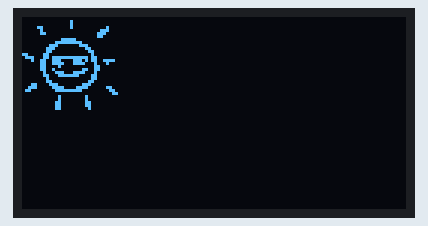
Simulated run of this sketch. Board: Arduino Uno, built with avr-gcc and run on an emulated ATmega328P. On the bench: 128×64 one-colour display.

Above: at 2.09 s.

The sketch:

miniHavaIstayonu.ino
```cpp
#include <SPI.h>
#include <Wire.h>
#include <Adafruit_GFX.h>
#include <Adafruit_SH1106.h>
#include <dht.h>

#include <Adafruit_BMP085_U.h>
#include <Adafruit_BMP085.h>

//BMP180 icin 3.3V gerilim pinini kullaniyoruz. (5V DEGİL!!)
//SCL - Analog 5
//SDA - Analog 4

Adafruit_BMP085 bmp;

//OLED SPI yazilimi kullananlar icin pinler
#define OLED_MOSI   9
#define OLED_CLK   10
#define OLED_DC    11
#define OLED_CS    12
#define OLED_RESET 13
Adafruit_SH1106 display(OLED_MOSI, OLED_CLK, OLED_DC, OLED_RESET, OLED_CS);

dht DHT; //DHT11 kullandigimizi belirtiyoruz.
#define DHT11_PIN 7 //DHT nin bagli oldugu pin belirtiliyor.

#if (SH1106_LCDHEIGHT != 64)
#error("Height incorrect, please fix Adafruit_SH1106.h!");
#endif

//gunes logosu icin 32x32 resim
// width x height = 32,32
static const uint8_t image_logoSun[] PROGMEM = {
  B00000000, B00000000, B00000000, B00000000,
  B00000000, B00000000, B10000000, B00000000,
  B00000000, B00000000, B10000000, B00000000,
  B00000110, B00000000, B10000000, B00001000,
  B00000010, B00000000, B00000000, B00111000,
  B00000011, B00000000, B00000000, B01110000,
  B00000000, B00000000, B00000000, B01100000,
  B00000000, B00000111, B11000000, B00000000,
  B00000000, B00011111, B11110000, B00000000,
  B00000000, B01110000, B00011100, B00000000,
  B00000000, B11100000, B00000110, B00000000,
  B00000000, B11000000, B00000011, B00000000,
  B11000001, B10000000, B00000001, B00000000,
  B01110001, B10111111, B11111101, B10000000,
  B00010011, B00111000, B01110101, B10011110,
  B00000011, B00111100, B01111000, B10001000,
  B00000011, B00001000, B00000000, B11000000,
  B00000011, B00100000, B00001100, B11000000,
  B00000001, B00011100, B01111000, B10000000,
  B00000001, B10001111, B11100001, B10000000,
  B00000000, B10000000, B00000001, B10000000,
  B00000000, B11000000, B00000011, B00000000,
  B00011000, B01110000, B00001110, B00000000,
  B00111000, B00111100, B00111100, B00001100,
  B01100000, B00011111, B11110000, B00000110,
  B00000000, B00000000, B00000000, B00000011,
  B00000000, B00001000, B00000100, B00000000,
  B00000000, B00001000, B00000100, B00000000,
  B00000000, B00011000, B00000110, B00000000,
  B00000000, B00011000, B00000110, B00000000,
  B00000000, B00011000, B00000010, B00000000,
  B00000000, B00000000, B00000000, B00000000,

};

//yagmur logosu icin 32x32 resim
// width x height = 32,32
static const uint8_t image_rain[] PROGMEM = {
  B00000000, B00010000, B00000000, B00000000,
  B00000000, B00010000, B00000000, B00000000,
  B00000000, B00000000, B00000000, B00000000,
  B00000000, B00111100, B00110000, B00000000,
  B00001001, B11111111, B00100000, B00000000,
  B00000011, B11100111, B10000000, B00000000,
  B00000111, B00000001, B11000000, B00000000,
  B00001110, B00000011, B11111000, B00000000,
  B00001100, B00001111, B11111110, B00000000,
  B00001100, B00011110, B00001111, B00000000,
  B00011100, B00111000, B00000011, B10000000,
  B11011000, B01110000, B00000001, B11000000,
  B00011000, B01100000, B00000001, B11111000,
  B00011100, B11000000, B00000110, B00111100,
  B00001111, B11000000, B00001000, B00001110,
  B00001111, B11000000, B00010000, B00000110,
  B00011100, B01000000, B00000000, B00000111,
  B00111100, B00000000, B00000000, B00000011,
  B01111100, B00000000, B00000000, B00000011,
  B11100000, B00000000, B00000000, B00000011,
  B11000000, B00000000, B00000000, B00000011,
  B11000000, B00000010, B00000000, B00000110,
  B11100000, B01000010, B00100010, B00001110,
  B01111110, B01000100, B00100010, B00011100,
  B00111100, B10000100, B01000100, B11111000,
  B00000000, B00001000, B00001100, B11110000,
  B00000000, B00000000, B10001000, B00000000,
  B00000010, B00010001, B00000000, B00000000,
  B00000010, B00100001, B00000000, B00000000,
  B00000000, B00100010, B00100000, B00000000,
  B00000000, B00000010, B00000000, B00000000,
  B00000000, B01000000, B00000000, B00000000,

};

//gokkusagı logosu icin 32x32 resim
// width x height = 32,32
static const uint8_t image_rainbow[] PROGMEM = {
  B00000000, B00000000, B00000000, B00000000,
  B00000000, B00000000, B00001100, B00000000,
  B00000000, B00000000, B00001100, B00000000,
  B00000000, B00000000, B00001100, B00000000,
  B00000000, B00000110, B00001100, B00011000,
  B00000000, B00000111, B00000000, B00111000,
  B00000000, B00000011, B00011110, B00110000,
  B00000000, B00000000, B01111111, B10000000,
  B00000000, B00000000, B11100001, B11000000,
  B00000000, B00000000, B11000000, B11000000,
  B00000000, B00000000, B00000000, B01100000,
  B00000000, B00001111, B11110000, B01101111,
  B00000000, B01111111, B11111110, B01101111,
  B00000001, B11110000, B00001111, B10000000,
  B00000011, B10001111, B11110001, B11000000,
  B00000111, B00111111, B11111100, B11100000,
  B00001100, B11111000, B00011111, B00110000,
  B00011001, B11000111, B11100011, B10011000,
  B00111011, B10011111, B11111001, B11011100,
  B00110111, B01111000, B00011110, B11101100,
  B01101110, B11100000, B00000111, B01110110,
  B01101101, B11000000, B00000011, B10110110,
  B11101101, B10000000, B00000001, B10110111,
  B11011011, B10000000, B00000001, B11011011,
  B11011011, B00000000, B00000000, B11011011,
  B11011011, B00000000, B00000000, B11011011,
  B11011011, B00000000, B00000000, B11011011,
  B00000000, B00000000, B00000000, B00000000,
  B00000000, B00000000, B00000000, B00000000,
  B11111111, B11111111, B11111111, B11111111,
  B11111111, B11111111, B11111111, B11111111,
  B00000000, B00000000, B00000000, B00000000,

};

// ana ekranda 32x32lik termometre resmi
// width x height = 32,32
static const uint8_t image_thermometer[] PROGMEM = {
  B00000000, B01111111, B11111110, B00000000,
  B00000000, B11000000, B00000011, B00000000,
  B00000000, B10000000, B00000001, B00000000,
  B00000000, B10000000, B00000001, B00000000,
  B00000000, B10000001, B10000001, B00000000,
  B00000000, B10000010, B01000001, B00000000,
  B00000000, B10000010, B01000001, B00000000,
  B00000000, B10011010, B01000001, B00000000,
  B00000000, B10000010, B01000001, B00000000,
  B00000000, B10000010, B01000001, B00000000,
  B00000000, B10011010, B01000001, B00000000,
  B00000000, B10000010, B01000001, B00000000,
  B00000000, B10000011, B11000001, B00000000,
  B00000000, B10011011, B11000001, B00000000,
  B00000000, B10000010, B01000001, B00000000,
  B00000000, B10000010, B01000001, B00000000,
  B00000000, B10011010, B01000001, B00000000,
  B00000000, B10000010, B01000001, B00000000,
  B00000000, B10000010, B01000001, B00000000,
  B00000000, B10011010, B01000001, B00000000,
  B00000000, B10000010, B01000001, B00000000,
  B00000000, B10000010, B01000001, B00000000,
  B00000000, B10000110, B01100001, B00000000,
  B00000000, B10000100, B00100001, B00000000,
  B00000000, B10000100, B00100001, B00000000,
  B00000000, B10000100, B00100001, B00000000,
  B00000000, B10000110, B01100001, B00000000,
  B00000000, B10000011, B11000001, B00000000,
  B00000000, B10000000, B00000001, B00000000,
  B00000000, B10000000, B00000001, B00000000,
  B00000000, B11000000, B00000011, B00000000,
  B00000000, B01111111, B11111110, B00000000,

};

//ana ekranda 32x32lik nem belirtmesi icin su damlasi resmi
// width x height = 32,32
static const uint8_t image_waterDrop[] PROGMEM = {
  B00000000, B00000000, B00000000, B00000000,
  B00000000, B00000000, B10000000, B00000000,
  B00000000, B00000001, B10000000, B00000000,
  B00000000, B00000011, B10000000, B00000000,
  B00000000, B00000111, B11000000, B00000000,
  B00000000, B00001111, B11000000, B00000000,
  B00000000, B00011111, B11000000, B00000000,
  B00000000, B00011100, B11100000, B00000000,
  B00000000, B00111000, B11110000, B00000000,
  B00000000, B00111000, B01110000, B00000000,
  B00000000, B01110000, B00111000, B00000000,
  B00000000, B11110000, B00111100, B00000000,
  B00000000, B11100000, B00011100, B00000000,
  B00000000, B11100000, B00001110, B00000000,
  B00000001, B11000000, B00001111, B00000000,
  B00000001, B11000000, B00000111, B00000000,
  B00000011, B10000000, B00000011, B10000000,
  B00000011, B10010000, B00000011, B11000000,
  B00000011, B10110000, B00000001, B11000000,
  B00000011, B00110000, B00000001, B11000000,
  B00000111, B00110000, B00000000, B11100000,
  B00000111, B00110000, B00000000, B11100000,
  B00000111, B00110000, B00000000, B11100000,
  B00000011, B00110000, B00000000, B11000000,
  B00000011, B10011000, B00000001, B11000000,
  B00000011, B10001100, B00000001, B11000000,
  B00000001, B11000110, B00000011, B10000000,
  B00000001, B11100000, B00000111, B10000000,
  B00000000, B11111000, B00011111, B00000000,
  B00000000, B01111111, B11111110, B00000000,
  B00000000, B00011111, B11111000, B00000000,
  B00000000, B00000111, B11100000, B00000000,

};

//ana ekranda 32x32lik basinc icin barometre resmi
// width x height = 32,30
static const uint8_t image_barometer_3[] PROGMEM = {
  B00000000, B00000000, B00000000, B00000000,
  B00000000, B00001111, B11110000, B00000000,
  B00000000, B01111111, B11111110, B00000000,
  B00000000, B11110000, B00001111, B00000000,
  B00000001, B11000000, B00000011, B10000000,
  B00000011, B00000000, B00000000, B11000000,
  B00000110, B11000000, B00000000, B01100000,
  B00001101, B11000000, B00000000, B00110000,
  B00001101, B11000000, B00000000, B00110000,
  B00011011, B11000000, B00000000, B00011000,
  B00011011, B11000000, B00000000, B00011000,
  B00110111, B11000000, B00111000, B00001100,
  B00110111, B11000001, B11000000, B00001100,
  B00110111, B10011111, B00000000, B00001100,
  B00110111, B01111100, B00000000, B00001100,
  B00110111, B01110000, B00000000, B00001100,
  B00110111, B10000000, B00000100, B00001100,
  B00110111, B11000000, B00000000, B00001100,
  B00110111, B11000000, B00000000, B00001100,
  B00011111, B00000000, B00000100, B00011000,
  B00011011, B00000000, B00000000, B00011000,
  B00011101, B11000000, B00000000, B00111000,
  B00001101, B11000000, B00000000, B00110000,
  B00000110, B11000000, B00000000, B01100000,
  B00000011, B00000000, B00000000, B11000000,
  B00000001, B11000000, B00000001, B11000000,
  B00000000, B11100000, B00000111, B00000000,
  B00000000, B01111111, B11111110, B00000000,
  B00000000, B00001111, B11110000, B00000000,
  B00000000, B00000000, B00000000, B00000000,

};

void setup()   {
  Serial.begin(9600);

  if (!bmp.begin()) {
    Serial.println("Could not find a valid BMP085 sensor, check wiring!");  //bmp nin calisip calismadigini kontrol ediyoruz...
    while (1) {}
  }

  //ekrani baslatiyoruz
  display.begin(SH1106_SWITCHCAPVCC);

  //ekranda resim gormemizi saglayan komut
  //ekranda yazisi ne kadar sureyle tuttugumuz
  display.display();
  delay(2000);

  // ekrandan silme islemi yapan komut
  display.clearDisplay();

  //gunes logosunu ekrana yazdirma komutu
  display.drawBitmap(0, 0,  image_logoSun, 32, 32, 1);
  display.display();

  //yagmur logosunu ekrana yazdirma komutu
  display.drawBitmap(50, 0, image_rain, 32, 32, 1);
  display.display();

  //gokkusagi logosunu ekrana yazdirma komutu
  display.drawBitmap(90, 0, image_rainbow, 32, 32, 1);
  display.display();

  display.drawPixel(10, 10, WHITE);

  //goruntu ara bellegini ekrana gösterin
  //herhangi bir cizim yaptiktan sonra ekrani cagirmalisin
  //ekranda istediklerimizi gorebilmek icin

  //logo ekranina projenin adini yaziyoruz...
  display.setTextSize(1);
  display.setTextColor(WHITE);
  display.setCursor(5, 40);
  display.println("MINI HAVA ISTASYONU");

  //logo ekranina renklam yazisini ekliyoruz...
  display.setTextSize(1);
  display.setTextColor(WHITE);
  display.setCursor(20, 50 );
  display.println("ROBOTISTAN.COM");

  display.display();
  delay(3000);
  display.clearDisplay();
}

void loop() {

  /*// termometre iconunun ana ekrandaki konumunu ayarliyoruz.
  display.drawBitmap(0, 0,  image_thermometer, 32, 32, 1);
  display.display();

//ekrana "Temp." yazisini yazdiriyoruz.
  display.setTextSize(1);
  display.setTextColor(WHITE);
  display.setCursor(45, 0);
  display.println("Sicaklik");
  display.setTextSize(1);
  display.setTextColor(WHITE);
  display.setCursor(45,60);

  //ekrana sicaklik ,nem ve basinc anlik degerlerini yazdiriyoruz...
  display.setTextSize(1);
  display.setTextColor(WHITE);
  display.setCursor(45, 45);
  display.println(DHT.temperature);
  display.display();
  delay(1000);
  display.clearDisplay();

  //nem icin su damlasi iconunun ana ekrandaki konumunu ayarliyoruz.
  display.drawBitmap(0, 0,  image_waterDrop, 32, 32, 1);
  display.display();

  //ekrana "Nem" yazisini yazdiriyoruz.
  display.setTextSize(1);
  display.setTextColor(WHITE);
  display.setCursor(45, 0);
  display.println("Nem");

  int chk = DHT.read11(DHT11_PIN);
  display.setTextSize(1);
  display.setTextColor(WHITE);
  display.setCursor(45, 45);
  display.println(DHT.humidity);
  display.display();
  delay(1000);
  display.clearDisplay();

  //basınc icin barometre iconunun ana ekrandaki konumunu ayarliyoruz.
  display.drawBitmap(0, 0, image_barometer_3, 32, 30, 1);
  display.display();

  //ekrana "basinc" yazisini yazdiriyoruz.
  display.setTextSize(1);
  display.setTextColor(WHITE);
  display.setCursor(45, 0);
  display.println("Basinc");
  display.display();

  display.setTextSize(1);
  display.setTextColor(WHITE);
  display.setCursor(45, 45);
  display.println(bmp.readPressure());
  display.display();
  display.clearDisplay();

  delay(1000);*/
}
```
